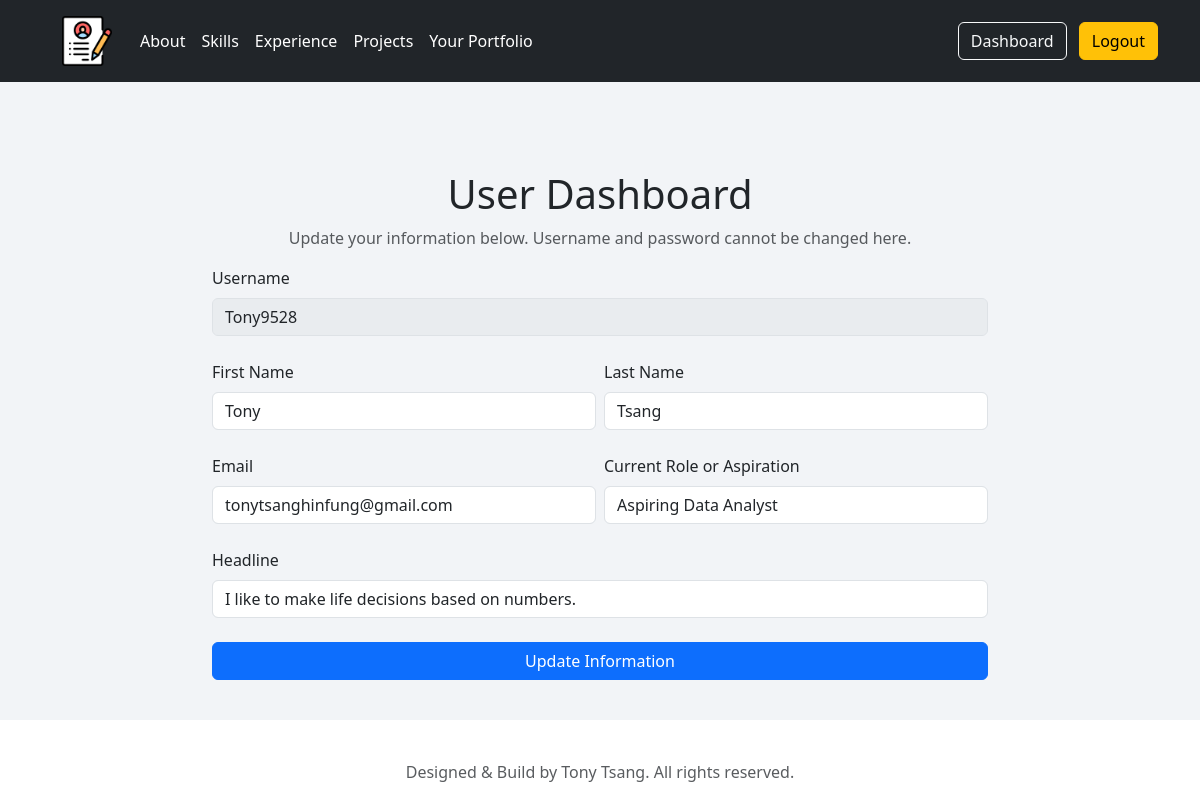
The app's page /dashboard (signed in) with its own data.
### tables this page shows
CREATE TABLE "users"(
    "id" INTEGER PRIMARY KEY AUTOINCREMENT,
    "username" TEXT NOT NULL UNIQUE,
    "password_hash" TEXT NOT NULL,
    "first_name" TEXT NOT NULL,
    "last_name" TEXT NOT NULL,
    "email" TEXT NOT NULL UNIQUE,
    "role" TEXT NOT NULL,
    "headline" TEXT NOT NULL
);

### portfolio/routes.py (the view, shortened to what this page needs)
@app.route('/dashboard', methods=['GET', 'POST'])
def dashboard():
    if not session.get("user_id"):
        flash("Please login first.", 'warning')
        return redirect(url_for('login'))
    user_id = session["user_id"]
    sql = text("SELECT * FROM users WHERE id = :id")
    user = db.engine.connect().execute(sql, {'id': user_id}).fetchone()
    return render_template('dashboard.html', user=user)

### portfolio/templates/dashboard.html (shortened to what this page needs)
{% extends "layout.html" %}
{% block content %}
    <div class="container mt-5 dashboard-container">
        <h1 class="text-center">User Dashboard</h1>
        <p class="text-muted text-center">Update your information below. Username and password cannot be changed here.</p>
        <form action="/dashboard" method="POST" class="row g-2 needs-validation" novalidate>
            <div class="mb-3">
                <label for="username" class="form-label">Username</label>
                <input type="text" id="username" class="form-control" value="{{user.username}}" disabled>
            </div>
            <div class="col-6 mb-3">
                <label for="first-name" class="form-label">First Name</label>
                <input type="text" id="first-name" name="first-name" class="form-control" value="{{user.first_name}}" required>
            </div>
            <div class="col-6 mb-3">
                <label for="last-name" class="form-label">Last Name</label>
                <input type="text" id="last-name" name="last-name" class="form-control" value="{{user.last_name}}" required>
            </div>
            <div class="col-6 mb-3">
                <label for="email" class="form-label">Email</label>
                <input type="email" id="email" name="email" class="form-control" value="{{user.email}}" required>
            </div>
            <div class="col-6 mb-3">
                <label for="Role" class="form-label">Current Role or Aspiration</label>
                <input type="text" id="role" name="role" class="form-control" value="{{user.role}}" required>
            </div>
            <div class="mb-3">
                <label for="headline" class="form-label">Headline</label>
                <input type="text" id="headline" name="headline" class="form-control" value="{{user.headline}}" required>
            </div>
            <div class="d-grid gap-2">
                <button type="submit" class="btn btn-primary">Update Information</button>
            </div>
        </form>
{% endblock content %}

### portfolio/static/css/style.css (style rules this page uses)
html { scroll-behavior: smooth; }
.dashboard-container { max-width: 800px; }

### records on screen
users: username "Tony9528", first-name "Tony", last-name "Tsang", email "tonytsanghinfung@gmail.com", role "Aspiring Data Analyst", headline "I like to make life decisions based on numbers."
